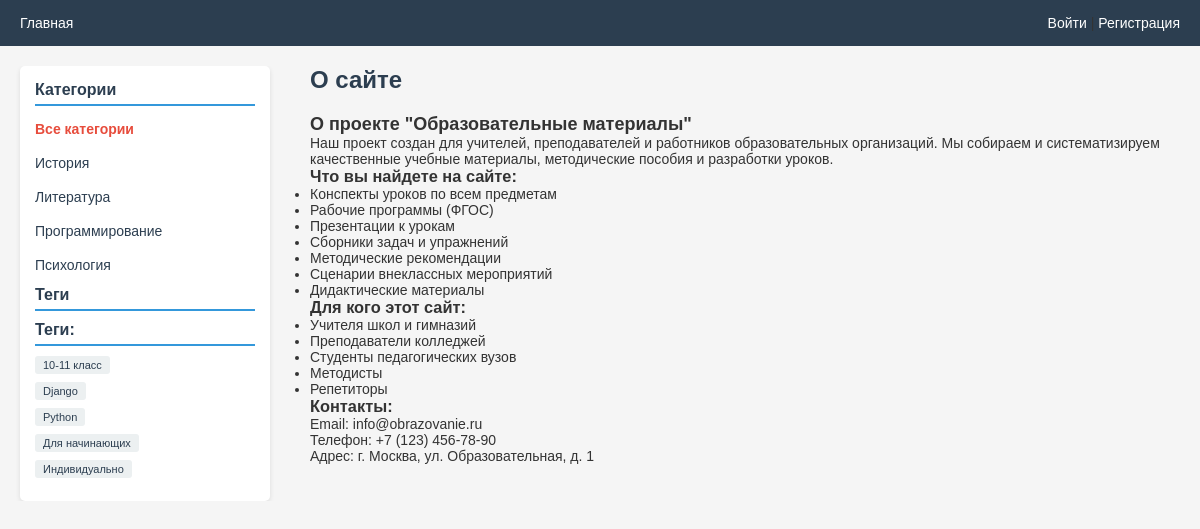
The page /about/ on the database its author committed.
### sites/models.py (models this page shows, shortened)
class Category(models.Model):
    name = models.CharField(max_length=100, db_index=True, verbose_name="Название категории")
    slug = models.SlugField(max_length=255, unique=True, db_index=True, verbose_name="URL")
    class Meta:
        verbose_name = "Категория"
        verbose_name_plural = "Категории"
    def get_absolute_url(self):
        return reverse('category', kwargs={'cat_slug': self.slug})

class TagPost(models.Model):
    tag = models.CharField(max_length=100, db_index=True, verbose_name="Тег")
    slug = models.SlugField(max_length=255, unique=True, db_index=True, verbose_name="URL")
    class Meta:
        verbose_name = "Тег"
        verbose_name_plural = "Теги"

### sites/views.py (the view)
# urls.py: path('about/', views.about, name='about'),
def about(request):
    data = {
        'title': 'О сайте',
        'menu': menu,
        'cat_selected': 0,
    }
    return render(request, 'sites/about.html', context=data)

### sites/templatetags/sites_tags.py (called while the page is built)
@register.inclusion_tag('sites/list_categories.html')
def show_categories(cat_selected=0):
    cats = Category.objects.annotate(total=Count('materials')).filter(
        total__gt=0,
        materials__is_published=1
    ).distinct()
    return {'cats': cats, 'cat_selected': cat_selected}

@register.inclusion_tag('sites/list_tags.html')
def show_tags():
    tags = TagPost.objects.annotate(total=Count('materials')).filter(
        total__gt=0,
        materials__is_published=1
    ).distinct()
    return {'tags': tags}

### sites/templates/sites/about.html
{% extends 'base.html' %}
{% block content %}
<h1>{{ title }}</h1>
<div class="about-section">
    <h2>О проекте "Образовательные материалы"</h2>
    <p>Наш проект создан для учителей, преподавателей и работников образовательных организаций. Мы собираем и систематизируем качественные учебные материалы, методические пособия и разработки уроков.</p>
    <h3>Что вы найдете на сайте:</h3>
    <ul>
        <li>Конспекты уроков по всем предметам</li>
        <li>Рабочие программы (ФГОС)</li>
        <li>Презентации к урокам</li>
        <li>Сборники задач и упражнений</li>
        <li>Методические рекомендации</li>
        <li>Сценарии внеклассных мероприятий</li>
        <li>Дидактические материалы</li>
    </ul>
    <h3>Для кого этот сайт:</h3>
    <ul>
        <li>Учителя школ и гимназий</li>
        <li>Преподаватели колледжей</li>
        <li>Студенты педагогических вузов</li>
        <li>Методисты</li>
        <li>Репетиторы</li>
    </ul>
    <h3>Контакты:</h3>
    <p>Email: info@obrazovanie.ru</p>
    <p>Телефон: +7 (123) 456-78-90</p>
    <p>Адрес: г. Москва, ул. Образовательная, д. 1</p>
</div>
{% endblock %}

### sites/templates/sites/list_categories.html
{% for cat in cats %}
    {% if cat.id == cat_selected %}
        <li class="selected">{{ cat.name }}</li>
    {% else %}
        <li><a href="{{ cat.get_absolute_url }}" class="category-link">{{ cat.name }}</a></li>
    {% endif %}
{% endfor %}

### sites/templates/sites/list_tags.html
{% if tags %}
    <h3>Теги:</h3>
    <ul class="tags-list">
        {% for t in tags %}
            <li><a href="{% url 'tag' t.slug %}">{{ t.tag }}</a></li>
        {% endfor %}
    </ul>
{% endif %}

### sites/templates/base.html (style rules this page uses)
* { margin: 0; padding: 0; box-sizing: border-box; }
body { font-family: Arial, sans-serif; background: #f5f5f5; color: #333; font-size: 14px; }
.sidebar h3 { margin-bottom: 10px; color: #2c3e50; font-size: 16px; border-bottom: 2px solid #3498db; padding-bottom: 5px; }
.sidebar ul { list-style: none; margin: 0; padding: 0; }
.sidebar li { margin: 8px 0; }
.sidebar a { color: #2c3e50; text-decoration: none; }
.tags-list { margin: 10px 0; }
.tags-list a { background: #ecf0f1; padding: 3px 8px; border-radius: 3px; font-size: 11px; color: #2c3e50; text-decoration: none; margin-right: 5px; display: inline-block; }
.sidebar .category-link { color: #2c3e50; text-decoration: none; display: block; padding: 5px 0; transition: all 0.3s ease; }
h1 { font-size: 24px; margin-bottom: 20px; color: #2c3e50; }
h2 { font-size: 18px; }
a { color: #3498db; text-decoration: none; }

### rows shown on the page
Category: name "История"
Category: name "Литература"
Category: name "Программирование"
Category: name "Психология"
TagPost: tag "10-11 класс"
TagPost: tag "Django"
TagPost: tag "Python"
TagPost: tag "Для начинающих"
TagPost: tag "Индивидуально"

### other values the page prints
{{ title }} "О сайте"
